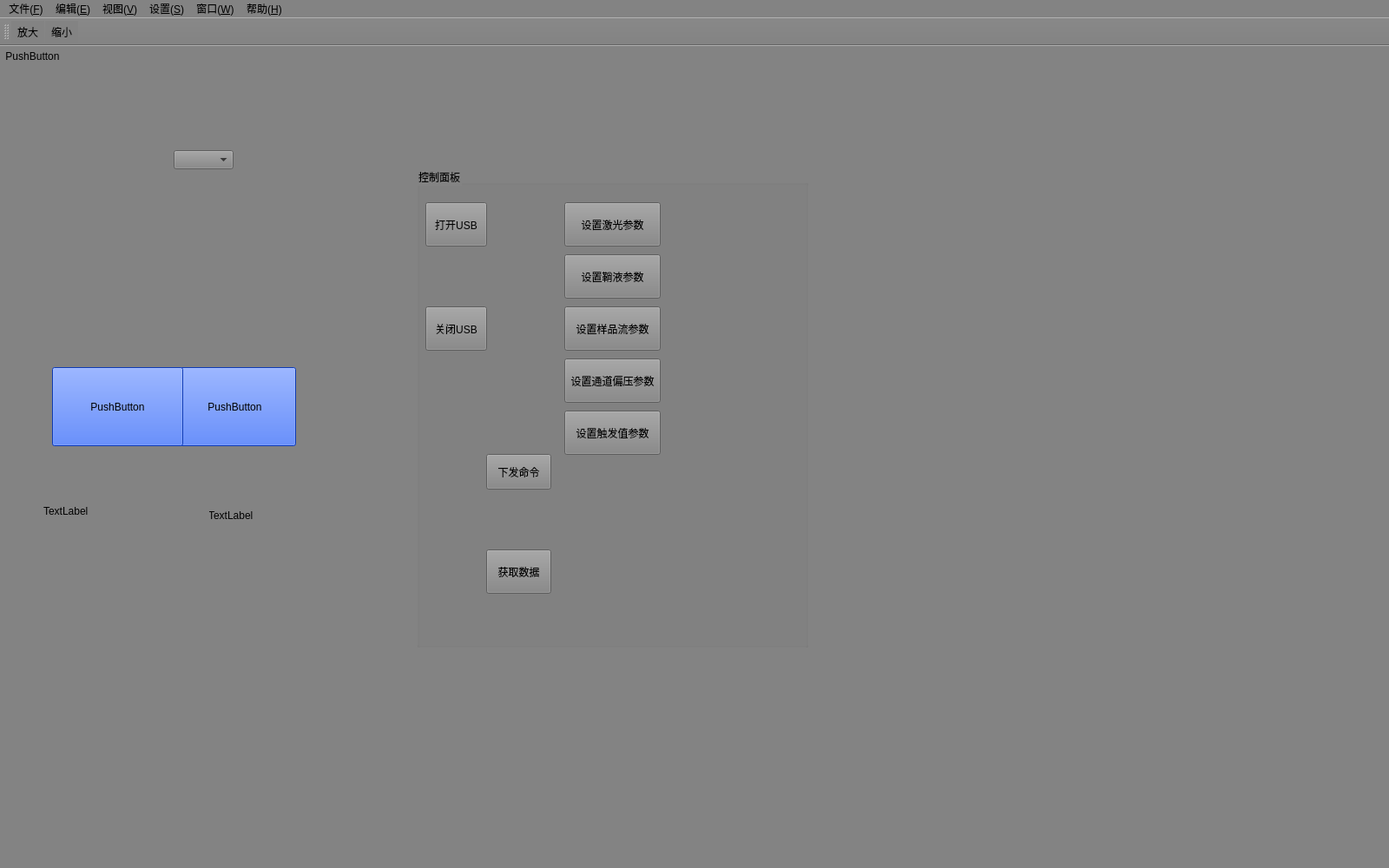
<?xml version="1.0" encoding="UTF-8"?>
<ui version="4.0">
 <class>MainWindow</class>
 <widget class="QMainWindow" name="MainWindow">
  <property name="geometry">
   <rect>
    <x>0</x>
    <y>0</y>
    <width>1600</width>
    <height>1000</height>
   </rect>
  </property>
  <property name="windowTitle">
   <string>流式细胞仪</string>
  </property>
  <property name="styleSheet">
   <string notr="true">background-color: rgb(131, 131, 131);</string>
  </property>
  <property name="toolButtonStyle">
   <enum>Qt::ToolButtonIconOnly</enum>
  </property>
  <property name="animated">
   <bool>true</bool>
  </property>
  <property name="tabShape">
   <enum>QTabWidget::Rounded</enum>
  </property>
  <widget class="QWidget" name="centralWidget">
   <property name="styleSheet">
    <string notr="true"/>
   </property>
   <widget class="QGroupBox" name="groupBox">
    <property name="geometry">
     <rect>
      <x>480</x>
      <y>140</y>
      <width>451</width>
      <height>553</height>
     </rect>
    </property>
    <property name="title">
     <string>控制面板</string>
    </property>
    <property name="flat">
     <bool>false</bool>
    </property>
    <widget class="QPushButton" name="loadCmdBtn">
     <property name="geometry">
      <rect>
       <x>80</x>
       <y>330</y>
       <width>75</width>
       <height>41</height>
      </rect>
     </property>
     <property name="text">
      <string>下发命令</string>
     </property>
    </widget>
    <widget class="QPushButton" name="setLaserBtn">
     <property name="geometry">
      <rect>
       <x>170</x>
       <y>40</y>
       <width>111</width>
       <height>51</height>
      </rect>
     </property>
     <property name="text">
      <string>设置激光参数</string>
     </property>
    </widget>
    <widget class="QPushButton" name="setFluidBtn">
     <property name="geometry">
      <rect>
       <x>170</x>
       <y>100</y>
       <width>111</width>
       <height>51</height>
      </rect>
     </property>
     <property name="text">
      <string>设置鞘液参数</string>
     </property>
    </widget>
    <widget class="QPushButton" name="setSampleBtn">
     <property name="geometry">
      <rect>
       <x>170</x>
       <y>160</y>
       <width>111</width>
       <height>51</height>
      </rect>
     </property>
     <property name="text">
      <string>设置样品流参数</string>
     </property>
    </widget>
    <widget class="QPushButton" name="setChannelBiasBtn">
     <property name="geometry">
      <rect>
       <x>170</x>
       <y>220</y>
       <width>111</width>
       <height>51</height>
      </rect>
     </property>
     <property name="text">
      <string>设置通道偏压参数</string>
     </property>
    </widget>
    <widget class="QPushButton" name="closeUsbBtn">
     <property name="geometry">
      <rect>
       <x>10</x>
       <y>160</y>
       <width>71</width>
       <height>51</height>
      </rect>
     </property>
     <property name="text">
      <string>关闭USB</string>
     </property>
    </widget>
    <widget class="QPushButton" name="openUsbBtn">
     <property name="geometry">
      <rect>
       <x>10</x>
       <y>40</y>
       <width>71</width>
       <height>51</height>
      </rect>
     </property>
     <property name="text">
      <string>打开USB</string>
     </property>
    </widget>
    <widget class="QPushButton" name="setTriggerBtn">
     <property name="geometry">
      <rect>
       <x>170</x>
       <y>280</y>
       <width>111</width>
       <height>51</height>
      </rect>
     </property>
     <property name="text">
      <string>设置触发值参数</string>
     </property>
    </widget>
    <widget class="QPushButton" name="readBtn">
     <property name="geometry">
      <rect>
       <x>80</x>
       <y>440</y>
       <width>75</width>
       <height>51</height>
      </rect>
     </property>
     <property name="text">
      <string>获取数据</string>
     </property>
    </widget>
   </widget>
   <widget class="QComboBox" name="comboBox">
    <property name="geometry">
     <rect>
      <x>200</x>
      <y>120</y>
      <width>69</width>
      <height>22</height>
     </rect>
    </property>
   </widget>
   <widget class="QPushButton" name="btnLeft">
    <property name="geometry">
     <rect>
      <x>60</x>
      <y>370</y>
      <width>151</width>
      <height>91</height>
     </rect>
    </property>
    <property name="styleSheet">
     <string notr="true">background-color: rgb(20, 82, 255);</string>
    </property>
    <property name="text">
     <string>PushButton</string>
    </property>
   </widget>
   <widget class="QPushButton" name="pushButton_2">
    <property name="geometry">
     <rect>
      <x>0</x>
      <y>0</y>
      <width>75</width>
      <height>23</height>
     </rect>
    </property>
    <property name="styleSheet">
     <string notr="true">background-color: rgb(255, 62, 28);</string>
    </property>
    <property name="text">
     <string>PushButton</string>
    </property>
    <property name="flat">
     <bool>true</bool>
    </property>
   </widget>
   <widget class="QLabel" name="labelLeft">
    <property name="geometry">
     <rect>
      <x>50</x>
      <y>500</y>
      <width>191</width>
      <height>71</height>
     </rect>
    </property>
    <property name="text">
     <string>TextLabel</string>
    </property>
   </widget>
   <widget class="QLabel" name="labelRight">
    <property name="geometry">
     <rect>
      <x>240</x>
      <y>500</y>
      <width>131</width>
      <height>81</height>
     </rect>
    </property>
    <property name="text">
     <string>TextLabel</string>
    </property>
   </widget>
   <widget class="QPushButton" name="btnRight">
    <property name="geometry">
     <rect>
      <x>200</x>
      <y>370</y>
      <width>141</width>
      <height>91</height>
     </rect>
    </property>
    <property name="styleSheet">
     <string notr="true">background-color: rgb(20, 82, 255);</string>
    </property>
    <property name="text">
     <string>PushButton</string>
    </property>
   </widget>
   <zorder>groupBox</zorder>
   <zorder>comboBox</zorder>
   <zorder>pushButton_2</zorder>
   <zorder>labelRight</zorder>
   <zorder>labelLeft</zorder>
   <zorder>btnRight</zorder>
   <zorder>btnLeft</zorder>
  </widget>
  <widget class="QMenuBar" name="menuBar">
   <property name="geometry">
    <rect>
     <x>0</x>
     <y>0</y>
     <width>1600</width>
     <height>20</height>
    </rect>
   </property>
   <property name="styleSheet">
    <string notr="true"> QMenuBar::item {
     spacing: 2px;
     padding: 1px 4px;   
     border-radius: 1px;
     font:#BBDDFF;
     background: #838383
}</string>
   </property>
   <widget class="QMenu" name="menu">
    <property name="styleSheet">
     <string notr="true"/>
    </property>
    <property name="title">
     <string>文件(&amp;F)</string>
    </property>
   </widget>
   <widget class="QMenu" name="menu_2">
    <property name="styleSheet">
     <string notr="true"/>
    </property>
    <property name="title">
     <string>编辑(&amp;E)</string>
    </property>
   </widget>
   <widget class="QMenu" name="menu_3">
    <property name="styleSheet">
     <string notr="true"/>
    </property>
    <property name="title">
     <string>视图(&amp;V)</string>
    </property>
    <addaction name="actionFdasfsdfsda"/>
   </widget>
   <widget class="QMenu" name="menu_4">
    <property name="styleSheet">
     <string notr="true"/>
    </property>
    <property name="title">
     <string>设置(&amp;S)</string>
    </property>
    <addaction name="actionKjfdsjsadf"/>
   </widget>
   <widget class="QMenu" name="menu_5">
    <property name="styleSheet">
     <string notr="true"/>
    </property>
    <property name="title">
     <string>窗口(&amp;W)</string>
    </property>
   </widget>
   <widget class="QMenu" name="menu_6">
    <property name="styleSheet">
     <string notr="true"/>
    </property>
    <property name="title">
     <string>帮助(&amp;H)</string>
    </property>
   </widget>
   <addaction name="menu"/>
   <addaction name="menu_2"/>
   <addaction name="menu_3"/>
   <addaction name="menu_4"/>
   <addaction name="menu_5"/>
   <addaction name="menu_6"/>
  </widget>
  <widget class="QToolBar" name="mainToolBar">
   <attribute name="toolBarArea">
    <enum>TopToolBarArea</enum>
   </attribute>
   <attribute name="toolBarBreak">
    <bool>false</bool>
   </attribute>
   <addaction name="bigAction"/>
   <addaction name="smallAction"/>
  </widget>
  <widget class="QStatusBar" name="statusBar"/>
  <action name="bigAction">
   <property name="icon">
    <iconset resource="../../FCS.qrc">
     <normaloff>:/MainWindow/Resources/Images/Big.jpg</normaloff>:/MainWindow/Resources/Images/Big.jpg</iconset>
   </property>
   <property name="text">
    <string>放大</string>
   </property>
   <property name="toolTip">
    <string>放大</string>
   </property>
  </action>
  <action name="smallAction">
   <property name="icon">
    <iconset resource="../../FCS.qrc">
     <normaloff>:/MainWindow/Resources/Images/Small.jpg</normaloff>:/MainWindow/Resources/Images/Small.jpg</iconset>
   </property>
   <property name="text">
    <string>缩小</string>
   </property>
   <property name="toolTip">
    <string>缩小</string>
   </property>
  </action>
  <action name="actionFdasfsdfsda">
   <property name="text">
    <string>fdasfsdfsda</string>
   </property>
  </action>
  <action name="actionKjfdsjsadf">
   <property name="text">
    <string>kjfdsjsadf</string>
   </property>
  </action>
 </widget>
 <layoutdefault spacing="6" margin="11"/>
 <resources>
  <include location="../../FCS.qrc"/>
 </resources>
 <connections/>
</ui>
